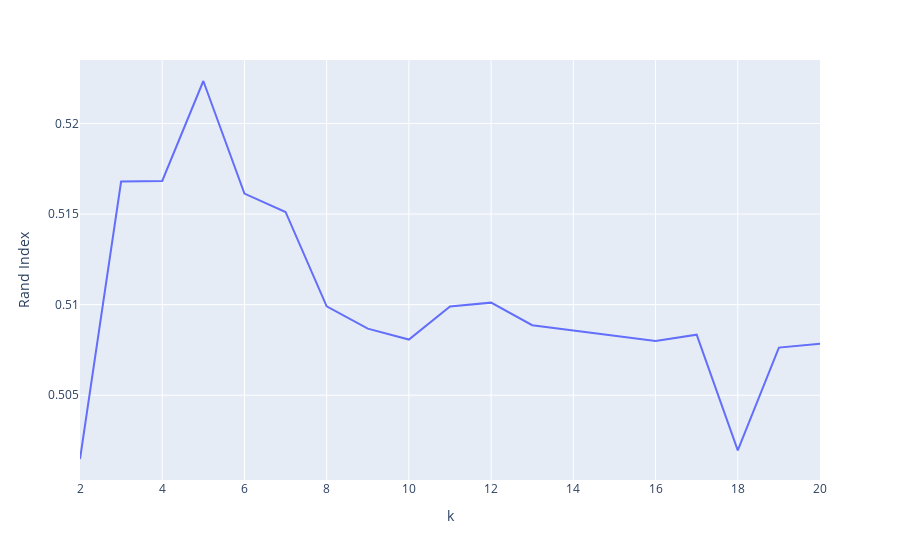

The code cell stored with this chart in its notebook:
### Code cell
# finding the best number of clusters for PCA-- it's still 3
k = []
ch_idx = []
rand_idx = []
homogeneity = []
for i in range(2, 21):
    labels = run_kMeans(pca_data, i)
    k.append(i)
    ch_idx.append(metrics.calinski_harabasz_score(pca_data, labels))
    rand_idx.append(metrics.rand_score(ground_truths, labels))
    homogeneity.append(metrics.homogeneity_score(ground_truths, labels))

df = pd.DataFrame({'k': k, 'Calinski-Harabasz Score': ch_idx, "Rand Index": rand_idx, "Homogeneity": homogeneity})
fig = px.line(df, x='k', y='Rand Index')
fig.show()

### Figure 1 — Plotly figure (JSON) as saved in the notebook; plotly's stock layout.template omitted (floating-point values rounded to 4 significant figures)
{"data": [{"hovertemplate": "k=%{x}<br>Rand Index=%{y}<extra></extra>", "legendgroup": "", "line": {"color": "#636efa", "dash": "solid"}, "mode": "lines", "name": "", "orientation": "v", "showlegend": false, "type": "scatter", "x": [2, 3, 4, 5, 6, 7, 8, 9, 10, 11, 12, 13, 14, 15, 16, 17, 18, 19, 20], "xaxis": "x", "y": [0.5015, 0.5168, 0.5168, 0.5223, 0.5161, 0.5151, 0.5099, 0.5087, 0.5081, 0.5099, 0.5101, 0.5089, 0.5086, 0.5083, 0.508, 0.5083, 0.502, 0.5076, 0.5078], "yaxis": "y"}], "layout": {"legend": {"tracegroupgap": 0}, "margin": {"t": 60}, "xaxis": {"anchor": "y", "domain": [0, 1], "title": {"text": "k"}}, "yaxis": {"anchor": "x", "domain": [0, 1], "title": {"text": "Rand Index"}}}}
